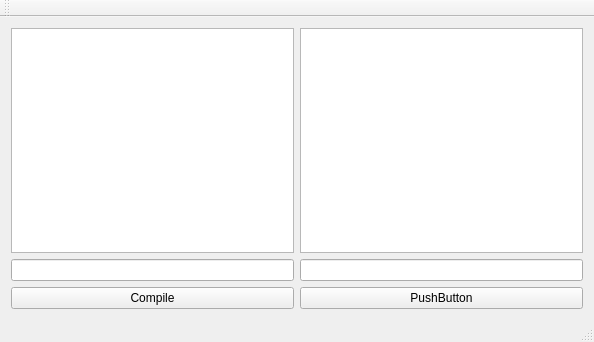
<?xml version="1.0" encoding="UTF-8"?>
<ui version="4.0">
 <class>MainWindow</class>
 <widget class="QMainWindow" name="MainWindow">
  <property name="geometry">
   <rect>
    <x>0</x>
    <y>0</y>
    <width>594</width>
    <height>342</height>
   </rect>
  </property>
  <property name="windowTitle">
   <string>Compiler Inspector</string>
  </property>
  <widget class="QWidget" name="centralWidget">
   <layout class="QGridLayout" name="gridLayout">
    <item row="0" column="0">
     <layout class="QVBoxLayout" name="verticalLayout_3">
      <item>
       <layout class="QHBoxLayout" name="horizontalLayout">
        <item>
         <layout class="QVBoxLayout" name="verticalLayout">
          <item>
           <widget class="QPlainTextEdit" name="plainTextEdit"/>
          </item>
          <item>
           <widget class="QLineEdit" name="lineEdit"/>
          </item>
         </layout>
        </item>
        <item>
         <layout class="QVBoxLayout" name="verticalLayout_2">
          <item>
           <widget class="QPlainTextEdit" name="plainTextEdit2"/>
          </item>
          <item>
           <widget class="QLineEdit" name="lineEdit_2"/>
          </item>
         </layout>
        </item>
       </layout>
      </item>
      <item>
       <layout class="QHBoxLayout" name="horizontalLayout_2">
        <item>
         <widget class="QPushButton" name="pushButton">
          <property name="text">
           <string>Compile</string>
          </property>
         </widget>
        </item>
        <item>
         <widget class="QPushButton" name="pushButton_2">
          <property name="text">
           <string>PushButton</string>
          </property>
         </widget>
        </item>
       </layout>
      </item>
     </layout>
    </item>
   </layout>
  </widget>
  <widget class="QMenuBar" name="menuBar">
   <property name="geometry">
    <rect>
     <x>0</x>
     <y>0</y>
     <width>594</width>
     <height>27</height>
    </rect>
   </property>
  </widget>
  <widget class="QToolBar" name="mainToolBar">
   <attribute name="toolBarArea">
    <enum>TopToolBarArea</enum>
   </attribute>
   <attribute name="toolBarBreak">
    <bool>false</bool>
   </attribute>
  </widget>
  <widget class="QStatusBar" name="statusBar"/>
 </widget>
 <layoutdefault spacing="6" margin="11"/>
 <resources/>
 <connections/>
</ui>
